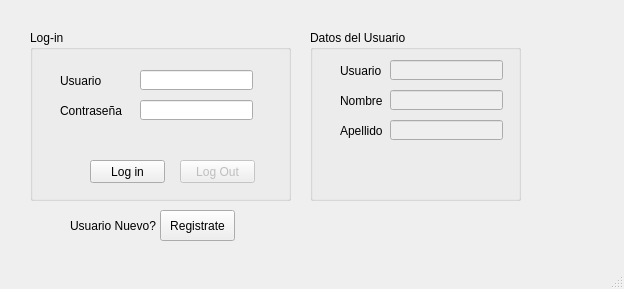
<?xml version="1.0" encoding="UTF-8"?>
<ui version="4.0">
 <class>MainWindow</class>
 <widget class="QMainWindow" name="MainWindow">
  <property name="geometry">
   <rect>
    <x>0</x>
    <y>0</y>
    <width>624</width>
    <height>289</height>
   </rect>
  </property>
  <property name="windowTitle">
   <string>MainWindow</string>
  </property>
  <widget class="QWidget" name="centralwidget">
   <widget class="QGroupBox" name="groupBox">
    <property name="geometry">
     <rect>
      <x>30</x>
      <y>30</y>
      <width>261</width>
      <height>171</height>
     </rect>
    </property>
    <property name="title">
     <string>Log-in</string>
    </property>
    <widget class="QLabel" name="label">
     <property name="geometry">
      <rect>
       <x>30</x>
       <y>40</y>
       <width>51</width>
       <height>21</height>
      </rect>
     </property>
     <property name="text">
      <string>Usuario</string>
     </property>
    </widget>
    <widget class="QLabel" name="label_2">
     <property name="geometry">
      <rect>
       <x>30</x>
       <y>70</y>
       <width>71</width>
       <height>21</height>
      </rect>
     </property>
     <property name="text">
      <string>Contraseña</string>
     </property>
    </widget>
    <widget class="QLineEdit" name="Usuario">
     <property name="geometry">
      <rect>
       <x>110</x>
       <y>40</y>
       <width>113</width>
       <height>20</height>
      </rect>
     </property>
    </widget>
    <widget class="QLineEdit" name="Contra">
     <property name="geometry">
      <rect>
       <x>110</x>
       <y>70</y>
       <width>113</width>
       <height>20</height>
      </rect>
     </property>
     <property name="echoMode">
      <enum>QLineEdit::Password</enum>
     </property>
    </widget>
    <widget class="QPushButton" name="LOGin">
     <property name="geometry">
      <rect>
       <x>60</x>
       <y>130</y>
       <width>75</width>
       <height>23</height>
      </rect>
     </property>
     <property name="text">
      <string>Log in</string>
     </property>
    </widget>
    <widget class="QPushButton" name="LOGout">
     <property name="enabled">
      <bool>false</bool>
     </property>
     <property name="geometry">
      <rect>
       <x>150</x>
       <y>130</y>
       <width>75</width>
       <height>23</height>
      </rect>
     </property>
     <property name="text">
      <string>Log Out</string>
     </property>
    </widget>
   </widget>
   <widget class="QLabel" name="label_3">
    <property name="geometry">
     <rect>
      <x>70</x>
      <y>210</y>
      <width>101</width>
      <height>31</height>
     </rect>
    </property>
    <property name="text">
     <string>Usuario Nuevo?</string>
    </property>
   </widget>
   <widget class="QPushButton" name="Registrar">
    <property name="geometry">
     <rect>
      <x>160</x>
      <y>210</y>
      <width>75</width>
      <height>31</height>
     </rect>
    </property>
    <property name="text">
     <string>Registrate</string>
    </property>
   </widget>
   <widget class="QGroupBox" name="groupBox_2">
    <property name="geometry">
     <rect>
      <x>310</x>
      <y>30</y>
      <width>211</width>
      <height>171</height>
     </rect>
    </property>
    <property name="title">
     <string>Datos del Usuario</string>
    </property>
    <widget class="QLabel" name="label_4">
     <property name="geometry">
      <rect>
       <x>30</x>
       <y>30</y>
       <width>51</width>
       <height>21</height>
      </rect>
     </property>
     <property name="text">
      <string>Usuario</string>
     </property>
    </widget>
    <widget class="QLabel" name="label_5">
     <property name="geometry">
      <rect>
       <x>30</x>
       <y>60</y>
       <width>51</width>
       <height>21</height>
      </rect>
     </property>
     <property name="text">
      <string>Nombre</string>
     </property>
    </widget>
    <widget class="QLabel" name="label_6">
     <property name="geometry">
      <rect>
       <x>30</x>
       <y>90</y>
       <width>51</width>
       <height>21</height>
      </rect>
     </property>
     <property name="text">
      <string>Apellido</string>
     </property>
    </widget>
    <widget class="QLineEdit" name="usr">
     <property name="enabled">
      <bool>false</bool>
     </property>
     <property name="geometry">
      <rect>
       <x>80</x>
       <y>30</y>
       <width>113</width>
       <height>20</height>
      </rect>
     </property>
    </widget>
    <widget class="QLineEdit" name="nom">
     <property name="enabled">
      <bool>false</bool>
     </property>
     <property name="geometry">
      <rect>
       <x>80</x>
       <y>60</y>
       <width>113</width>
       <height>20</height>
      </rect>
     </property>
    </widget>
    <widget class="QLineEdit" name="ape">
     <property name="enabled">
      <bool>false</bool>
     </property>
     <property name="geometry">
      <rect>
       <x>80</x>
       <y>90</y>
       <width>113</width>
       <height>20</height>
      </rect>
     </property>
    </widget>
   </widget>
  </widget>
  <widget class="QMenuBar" name="menubar">
   <property name="geometry">
    <rect>
     <x>0</x>
     <y>0</y>
     <width>624</width>
     <height>21</height>
    </rect>
   </property>
  </widget>
  <widget class="QStatusBar" name="statusbar"/>
 </widget>
 <resources/>
 <connections/>
</ui>
